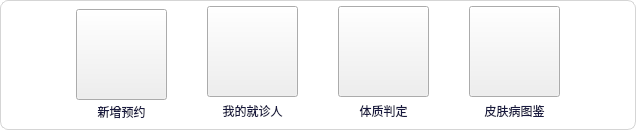
                     <widget class="QFrame" name="frame_27">
                      <property name="sizePolicy">
                       <sizepolicy hsizetype="Expanding" vsizetype="Fixed">
                        <horstretch>0</horstretch>
                        <verstretch>0</verstretch>
                       </sizepolicy>
                      </property>
                      <property name="minimumSize">
                       <size>
                        <width>0</width>
                        <height>130</height>
                       </size>
                      </property>
                      <property name="maximumSize">
                       <size>
                        <width>16777215</width>
                        <height>130</height>
                       </size>
                      </property>
                      <property name="styleSheet">
                       <string notr="true">QFrame{
background-color: #fff;
border:1px solid #d5d5d5;
border-radius:8px;
}</string>
                      </property>
                      <property name="frameShape">
                       <enum>QFrame::StyledPanel</enum>
                      </property>
                      <property name="frameShadow">
                       <enum>QFrame::Raised</enum>
                      </property>
                      <layout class="QVBoxLayout" name="verticalLayout_55">
                       <property name="spacing">
                        <number>0</number>
                       </property>
                       <property name="leftMargin">
                        <number>0</number>
                       </property>
                       <property name="topMargin">
                        <number>0</number>
                       </property>
                       <property name="rightMargin">
                        <number>0</number>
                       </property>
                       <property name="bottomMargin">
                        <number>0</number>
                       </property>
                       <item>
                        <layout class="QHBoxLayout" name="horizontalLayout_63">
                         <property name="leftMargin">
                          <number>5</number>
                         </property>
                         <property name="topMargin">
                          <number>5</number>
                         </property>
                         <property name="rightMargin">
                          <number>5</number>
                         </property>
                         <property name="bottomMargin">
                          <number>5</number>
                         </property>
                         <item>
                          <spacer name="horizontalSpacer_73">
                           <property name="orientation">
                            <enum>Qt::Horizontal</enum>
                           </property>
                           <property name="sizeType">
                            <enum>QSizePolicy::Fixed</enum>
                           </property>
                           <property name="sizeHint" stdset="0">
                            <size>
                             <width>70</width>
                             <height>20</height>
                            </size>
                           </property>
                          </spacer>
                         </item>
                         <item>
                          <layout class="QVBoxLayout" name="verticalLayout_24">
                           <item>
                            <widget class="QPushButton" name="addRes_btn">
                             <property name="sizePolicy">
                              <sizepolicy hsizetype="Fixed" vsizetype="Fixed">
                               <horstretch>0</horstretch>
                               <verstretch>0</verstretch>
                              </sizepolicy>
                             </property>
                             <property name="minimumSize">
                              <size>
                               <width>91</width>
                               <height>91</height>
                              </size>
                             </property>
                             <property name="sizeIncrement">
                              <size>
                               <width>91</width>
                               <height>91</height>
                              </size>
                             </property>
                             <property name="cursor">
                              <cursorShape>PointingHandCursor</cursorShape>
                             </property>
                             <property name="styleSheet">
                              <string notr="true">QPushButton{
image:url(:/new/home/resources/home/add.png);
}

QPushButton:hover{
border-radius:10px;
border:1px solid #999999;
}</string>
                             </property>
                             <property name="text">
                              <string/>
                             </property>
                            </widget>
                           </item>
                           <item>
                            <widget class="QLabel" name="label_18">
                             <property name="sizePolicy">
                              <sizepolicy hsizetype="Preferred" vsizetype="Fixed">
                               <horstretch>0</horstretch>
                               <verstretch>0</verstretch>
                              </sizepolicy>
                             </property>
                             <property name="styleSheet">
                              <string notr="true">font: 10pt &quot;微软雅黑&quot;;
color:rgb(24,25,63);
border:0;</string>
                             </property>
                             <property name="text">
                              <string>新增预约</string>
                             </property>
                             <property name="alignment">
                              <set>Qt::AlignCenter</set>
                             </property>
                            </widget>
                           </item>
                          </layout>
                         </item>
                         <item>
                          <spacer name="horizontalSpacer_72">
                           <property name="orientation">
                            <enum>Qt::Horizontal</enum>
                           </property>
                           <property name="sizeHint" stdset="0">
                            <size>
                             <width>40</width>
                             <height>20</height>
                            </size>
                           </property>
                          </spacer>
                         </item>
                         <item>
                          <layout class="QVBoxLayout" name="verticalLayout_26">
                           <item>
                            <widget class="QPushButton" name="myPat_btn">
                             <property name="sizePolicy">
                              <sizepolicy hsizetype="Fixed" vsizetype="Fixed">
                               <horstretch>0</horstretch>
                               <verstretch>0</verstretch>
                              </sizepolicy>
                             </property>
                             <property name="minimumSize">
                              <size>
                               <width>91</width>
                               <height>91</height>
                              </size>
                             </property>
                             <property name="maximumSize">
                              <size>
                               <width>91</width>
                               <height>91</height>
                              </size>
                             </property>
                             <property name="cursor">
                              <cursorShape>PointingHandCursor</cursorShape>
                             </property>
                             <property name="styleSheet">
                              <string notr="true">QPushButton{
image:url(:/new/home/resources/home/register.png);
}

QPushButton:hover{
border-radius:10px;
border:1px solid #999999;
}</string>
                             </property>
                             <property name="text">
                              <string/>
                             </property>
                            </widget>
                           </item>
                           <item>
                            <widget class="QLabel" name="label_21">
                             <property name="styleSheet">
                              <string notr="true">font: 10pt &quot;微软雅黑&quot;;
color:rgb(24,25,63);
border:0;</string>
                             </property>
                             <property name="text">
                              <string>我的就诊人</string>
                             </property>
                             <property name="alignment">
                              <set>Qt::AlignCenter</set>
                             </property>
                            </widget>
                           </item>
                          </layout>
                         </item>
                         <item>
                          <spacer name="horizontalSpacer_74">
                           <property name="orientation">
                            <enum>Qt::Horizontal</enum>
                           </property>
                           <property name="sizeHint" stdset="0">
                            <size>
                             <width>40</width>
                             <height>20</height>
                            </size>
                           </property>
                          </spacer>
                         </item>
                         <item>
                          <layout class="QVBoxLayout" name="verticalLayout_25">
                           <item>
                            <widget class="QPushButton" name="que_btn">
                             <property name="sizePolicy">
                              <sizepolicy hsizetype="Fixed" vsizetype="Fixed">
                               <horstretch>0</horstretch>
                               <verstretch>0</verstretch>
                              </sizepolicy>
                             </property>
                             <property name="minimumSize">
                              <size>
                               <width>91</width>
                               <height>91</height>
                              </size>
                             </property>
                             <property name="maximumSize">
                              <size>
                               <width>91</width>
                               <height>91</height>
                              </size>
                             </property>
                             <property name="cursor">
                              <cursorShape>PointingHandCursor</cursorShape>
                             </property>
                             <property name="styleSheet">
                              <string notr="true">QPushButton{
image:url(:/new/home/resources/home/body.png);
}

QPushButton:hover{
border-radius:10px;
border:1px solid #999999;
}</string>
                             </property>
                             <property name="text">
                              <string/>
                             </property>
                            </widget>
                           </item>
                           <item>
                            <widget class="QLabel" name="label_19">
                             <property name="styleSheet">
                              <string notr="true">font: 10pt &quot;微软雅黑&quot;;
color:rgb(24,25,63);
border:0;</string>
                             </property>
                             <property name="text">
                              <string>体质判定</string>
                             </property>
                             <property name="alignment">
                              <set>Qt::AlignCenter</set>
                             </property>
                            </widget>
                           </item>
                          </layout>
                         </item>
                         <item>
                          <spacer name="horizontalSpacer_75">
                           <property name="orientation">
                            <enum>Qt::Horizontal</enum>
                           </property>
                           <property name="sizeHint" stdset="0">
                            <size>
                             <width>40</width>
                             <height>20</height>
                            </size>
                           </property>
                          </spacer>
                         </item>
                         <item>
                          <layout class="QVBoxLayout" name="verticalLayout_27">
                           <item>
                            <widget class="QPushButton" name="skin_btn">
                             <property name="sizePolicy">
                              <sizepolicy hsizetype="Fixed" vsizetype="Fixed">
                               <horstretch>0</horstretch>
                               <verstretch>0</verstretch>
                              </sizepolicy>
                             </property>
                             <property name="minimumSize">
                              <size>
                               <width>91</width>
                               <height>91</height>
                              </size>
                             </property>
                             <property name="maximumSize">
                              <size>
                               <width>91</width>
                               <height>91</height>
                              </size>
                             </property>
                             <property name="cursor">
                              <cursorShape>PointingHandCursor</cursorShape>
                             </property>
                             <property name="styleSheet">
                              <string notr="true">QPushButton{
image:url(:/new/home/resources/home/skin.png);
}

QPushButton:hover{
border-radius:10px;
border:1px solid #999999;
}</string>
                             </property>
                             <property name="text">
                              <string/>
                             </property>
                            </widget>
                           </item>
                           <item>
                            <widget class="QLabel" name="label_20">
                             <property name="styleSheet">
                              <string notr="true">font: 10pt &quot;微软雅黑&quot;;
color:rgb(24,25,63);
border:0;</string>
                             </property>
                             <property name="text">
                              <string>皮肤病图鉴</string>
                             </property>
                             <property name="alignment">
                              <set>Qt::AlignCenter</set>
                             </property>
                            </widget>
                           </item>
                          </layout>
                         </item>
                         <item>
                          <spacer name="horizontalSpacer_76">
                           <property name="orientation">
                            <enum>Qt::Horizontal</enum>
                           </property>
                           <property name="sizeType">
                            <enum>QSizePolicy::Fixed</enum>
                           </property>
                           <property name="sizeHint" stdset="0">
                            <size>
                             <width>70</width>
                             <height>20</height>
                            </size>
                           </property>
                          </spacer>
                         </item>
                        </layout>
                       </item>
                      </layout>
                     </widget>
